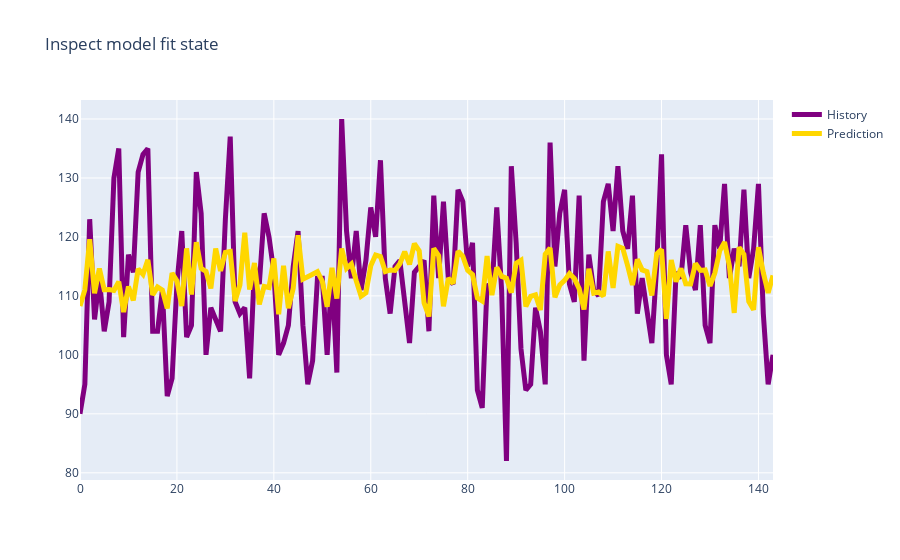

Source (notebook cell):
### Markdown cell above
### 06 Inspect model fitting results

### Code cell
if instance.inspect_fit:
    print(f">>>>>>>>>>>>>>>>>>>>>>>>>开始检验{instance.model}模型拟合情况<<<<<<<<<<<<<<<<<<<<<<<<<<<")
    inspect_model_fit(model, instance, train_loader, scaler)

### Figure 1 — Plotly figure (JSON) as saved in the notebook; plotly's stock layout.template omitted (floating-point values rounded to 4 significant figures; data arrays with more than 128 entries replaced by an {"elided": "..."} marker saying what was removed)
{"data": [{"line": {"color": "purple", "width": 5}, "mode": "lines", "name": "History", "type": "scatter", "y": {"elided": "144 float values"}}, {"line": {"color": "gold", "width": 5}, "mode": "lines", "name": "Prediction", "type": "scatter", "y": {"elided": "144 float values"}}], "layout": {"title": {"text": "Inspect model fit state"}}}
